Frame 1 (no input): blank canvas, image omitted
Frame 60 (the mouse pressed at the canvas centre just before this capture): blank canvas, image omitted
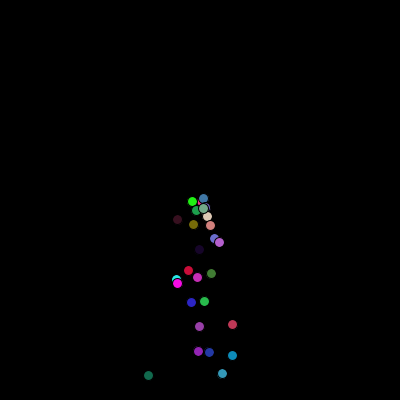
Frame 120 (the mouse held since frame 60 and released just before this capture)

The Processing sketch whose frames 1 and 60 were blank and that drew this single picture after the mouse press (run headless with seeded random() and noise(); from frame 60 on, the mouse is pressed at the canvas centre):

// Processing sketch: version_control_launch_sketch
// ── version_control_launch_sketch.pde
ArrayList<Particle> particles;

void setup(){
 size(400,400);
 particles = new ArrayList<Particle>();
}

void draw(){
  background(0);
  for (int i = particles.size() - 1; i >= 0; i--){
    particles.get(i).update();
    particles.get(i).display();
    
    if (particles.get(i).position.y>height){ //check if particle reaches the bottom of screen
      particles.remove(i); //remove particle from array list
    }
  }
  if(mousePressed == true) {
    particles.add(new Particle(mouseX, mouseY));
  }
}

// ── particle.pde
class Particle {
  
  PVector position;
  PVector velocity;
  PVector acceleration;
  
  Particle(float x, float y){
    position = new PVector(x, y);
    velocity = new PVector(random(-2, 2), random(-2, 2));
    acceleration = new PVector(0, 0.5);
  }
  
  void update(){
    velocity.add(acceleration);
    position.add(velocity);
  }
  
  void display(){
    ellipse(position.x, position.y, 10, 10);
    fill(random(0, 255), random(0, 255), random(0, 255));
  }
}
